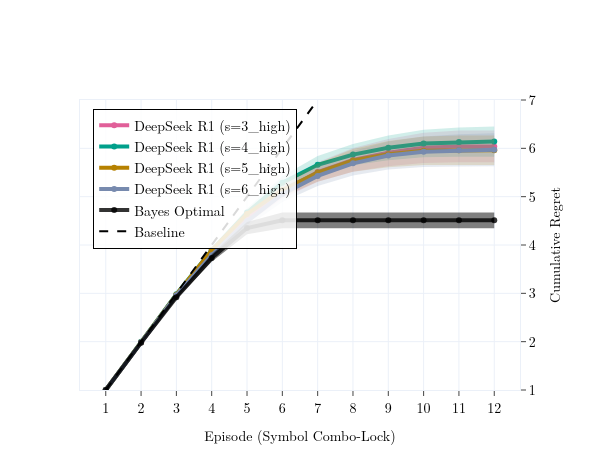

The notebook cell this image was saved under:
### Code cell
fig.show()

### Figure 1 — Plotly figure (JSON) as saved in the notebook; plotly's stock layout.template omitted (floating-point values rounded to 4 significant figures)
{"data": [{"fill": "toself", "fillcolor": "rgba(225, 95, 153, 0.18)", "hoverinfo": "skip", "line": {"color": "rgba(255,255,255,0)"}, "name": "DeepSeek R1 (s=3_high)", "showlegend": false, "type": "scatter", "x": [1, 2, 3, 4, 5, 6, 7, 8, 9, 10, 11, 12, 12, 11, 10, 9, 8, 7, 6, 5, 4, 3, 2, 1], "y": [1, 2.0, 2.994, 3.889, 4.654, 5.263, 5.712, 6.005, 6.191, 6.321, 6.368, 6.368, 5.712, 5.712, 5.699, 5.629, 5.515, 5.308, 4.957, 4.446, 3.771, 2.946, 1.98, 1], "yaxis": "y"}, {"line": {"color": "#E15F99", "width": 4}, "marker": {"color": "#E15F99", "size": 6}, "mode": "lines+markers", "name": "DeepSeek R1 (s=3_high)", "type": "scatter", "x": [1, 2, 3, 4, 5, 6, 7, 8, 9, 10, 11, 12], "y": [1.0, 1.99, 2.97, 3.83, 4.55, 5.11, 5.51, 5.76, 5.91, 6.01, 6.04, 6.04], "yaxis": "y"}, {"fill": "toself", "fillcolor": "rgba(0, 160, 139, 0.18)", "hoverinfo": "skip", "line": {"color": "rgba(255,255,255,0)"}, "name": "DeepSeek R1 (s=4_high)", "showlegend": false, "type": "scatter", "x": [1, 2, 3, 4, 5, 6, 7, 8, 9, 10, 11, 12, 12, 11, 10, 9, 8, 7, 6, 5, 4, 3, 2, 1], "y": [1, 2, 2.994, 3.933, 4.754, 5.423, 5.841, 6.092, 6.266, 6.385, 6.432, 6.452, 5.828, 5.828, 5.815, 5.754, 5.648, 5.479, 5.157, 4.586, 3.847, 2.966, 2, 1], "yaxis": "y"}, {"line": {"color": "#00A08B", "width": 4}, "marker": {"color": "#00A08B", "size": 6}, "mode": "lines+markers", "name": "DeepSeek R1 (s=4_high)", "type": "scatter", "x": [1, 2, 3, 4, 5, 6, 7, 8, 9, 10, 11, 12], "y": [1.0, 2.0, 2.98, 3.89, 4.67, 5.29, 5.66, 5.87, 6.01, 6.1, 6.13, 6.14], "yaxis": "y"}, {"fill": "toself", "fillcolor": "rgba(182, 129, 0, 0.18)", "hoverinfo": "skip", "line": {"color": "rgba(255,255,255,0)"}, "name": "DeepSeek R1 (s=5_high)", "showlegend": false, "type": "scatter", "x": [1, 2, 3, 4, 5, 6, 7, 8, 9, 10, 11, 12, 12, 11, 10, 9, 8, 7, 6, 5, 4, 3, 2, 1], "y": [1, 2.0, 2.994, 3.941, 4.734, 5.284, 5.692, 5.986, 6.149, 6.245, 6.265, 6.265, 5.655, 5.655, 5.655, 5.611, 5.514, 5.308, 4.996, 4.546, 3.839, 2.946, 1.98, 1], "yaxis": "y"}, {"line": {"color": "#B68100", "width": 4}, "marker": {"color": "#B68100", "size": 6}, "mode": "lines+markers", "name": "DeepSeek R1 (s=5_high)", "type": "scatter", "x": [1, 2, 3, 4, 5, 6, 7, 8, 9, 10, 11, 12], "y": [1.0, 1.99, 2.97, 3.89, 4.64, 5.14, 5.5, 5.75, 5.88, 5.95, 5.96, 5.96], "yaxis": "y"}, {"fill": "toself", "fillcolor": "rgba(119, 138, 174, 0.18)", "hoverinfo": "skip", "line": {"color": "rgba(255,255,255,0)"}, "name": "DeepSeek R1 (s=6_high)", "showlegend": false, "type": "scatter", "x": [1, 2, 3, 4, 5, 6, 7, 8, 9, 10, 11, 12, 12, 11, 10, 9, 8, 7, 6, 5, 4, 3, 2, 1], "y": [1, 2.0, 2.987, 3.855, 4.6, 5.21, 5.639, 5.942, 6.139, 6.246, 6.293, 6.313, 5.627, 5.627, 5.614, 5.561, 5.438, 5.221, 4.89, 4.38, 3.725, 2.933, 1.98, 1], "yaxis": "y"}, {"line": {"color": "#778AAE", "width": 4}, "marker": {"color": "#778AAE", "size": 6}, "mode": "lines+markers", "name": "DeepSeek R1 (s=6_high)", "type": "scatter", "x": [1, 2, 3, 4, 5, 6, 7, 8, 9, 10, 11, 12], "y": [1.0, 1.99, 2.96, 3.79, 4.49, 5.05, 5.43, 5.69, 5.85, 5.93, 5.96, 5.97], "yaxis": "y"}, {"fill": "toself", "fillcolor": "rgba(0, 0, 0, 0.5)", "hoverinfo": "skip", "line": {"color": "rgba(255,255,255,0)"}, "name": "Bayes Optimal", "showlegend": false, "type": "scatter", "x": [1, 2, 3, 4, 5, 6, 7, 8, 9, 10, 11, 12, 12, 11, 10, 9, 8, 7, 6, 5, 4, 3, 2, 1], "y": [1, 1.994, 2.958, 3.807, 4.476, 4.672, 4.672, 4.672, 4.672, 4.672, 4.672, 4.672, 4.348, 4.348, 4.348, 4.348, 4.348, 4.348, 4.348, 4.224, 3.653, 2.882, 1.966, 1], "yaxis": "y"}, {"line": {"color": "rgba(0, 0, 0, 0.8)", "width": 4}, "marker": {"color": "rgba(0, 0, 0, 0.8)", "size": 6}, "mode": "markers+lines+lines", "name": "Bayes Optimal", "type": "scatter", "x": [1, 2, 3, 4, 5, 6, 7, 8, 9, 10, 11, 12], "y": [1.0, 1.98, 2.92, 3.73, 4.35, 4.51, 4.51, 4.51, 4.51, 4.51, 4.51, 4.51], "yaxis": "y"}, {"line": {"color": "black", "dash": "dash", "width": 2}, "mode": "lines", "name": "Baseline", "showlegend": true, "type": "scatter", "x": [1, 2, 3, 4, 5, 6, 7, 8, 9, 10, 11, 12], "y": [1, 2, 3, 4, 5, 6, 7, 8, 9, 10, 11, 12], "yaxis": "y"}], "layout": {"font": {"color": "black", "family": "Latin Modern Roman, Times New Roman, serif", "size": 14}, "height": 470, "legend": {"bgcolor": "rgba(255,255,255,0.85)", "bordercolor": "black", "borderwidth": 1, "font": {"color": "black", "family": "Latin Modern Roman, Times New Roman, serif", "size": 14}, "title": {"text": ""}, "x": 0.03, "xanchor": "left", "y": 0.97, "yanchor": "top"}, "title": {"font": {"color": "black", "family": "Latin Modern Roman, Times New Roman, serif", "size": 14}, "text": ""}, "width": 600, "xaxis": {"dtick": 1, "mirror": true, "showline": true, "tickfont": {"color": "black", "family": "Latin Modern Roman, Times New Roman, serif", "size": 14}, "tickmode": "linear", "ticks": "outside", "title": {"font": {"color": "black", "family": "Latin Modern Roman, Times New Roman, serif", "size": 14}, "text": "Episode (Symbol Combo-Lock)"}}, "yaxis": {"dtick": 1, "mirror": true, "range": [1, 7], "showline": true, "showticklabels": true, "showticksuffix": "all", "side": "right", "tickfont": {"color": "black", "family": "Latin Modern Roman, Times New Roman, serif", "size": 14}, "tickmode": "linear", "ticks": "outside", "title": {"font": {"color": "black", "family": "Latin Modern Roman, Times New Roman, serif", "size": 14}, "text": "Cumulative Regret"}}, "yaxis2": {"dtick": 1, "overlaying": "y", "showline": true, "showticklabels": true, "side": "right", "tickfont": {"color": "black", "family": "Latin Modern Roman, Times New Roman, serif", "size": 14}, "tickmode": "linear", "ticks": "outside", "title": {"font": {"color": "black", "family": "Latin Modern Roman, Times New Roman, serif", "size": 14}}}}}
